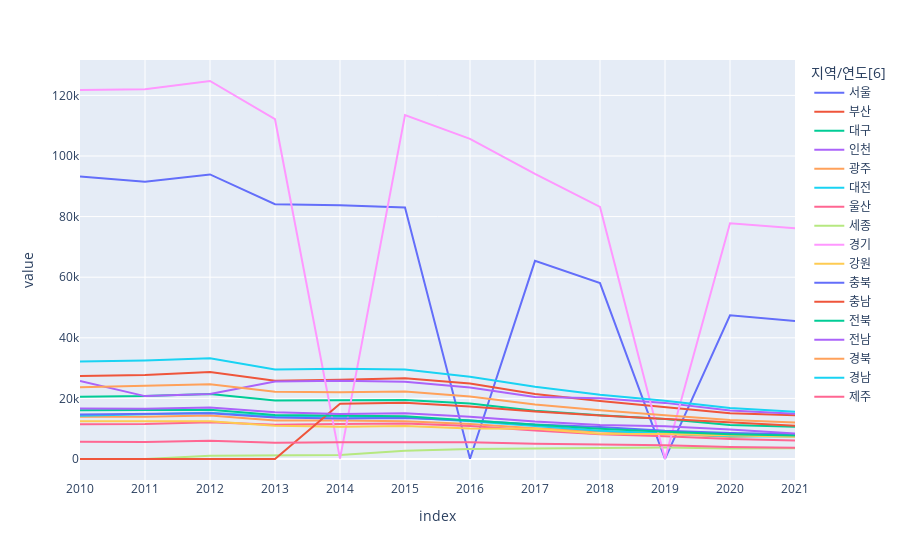

Notebook cell for this chart:
### Markdown cell above
## C. 시각화2: 시도별 출생아수 시각화 (line)

### Code cell
df.set_index('지역/연도[6]')\
.applymap(lambda x: 0 if x == '-' else float(x)).T\
.loc[:,'서울':'제주']\
.plot.line(backend='plotly')

### Figure 1 — Plotly figure (JSON) as saved in the notebook; plotly's stock layout.template omitted (floating-point values rounded to 4 significant figures)
{"data": [{"hovertemplate": "지역/연도[6]=서울<br>index=%{x}<br>value=%{y}<extra></extra>", "legendgroup": "서울", "line": {"color": "#636efa", "dash": "solid"}, "marker": {"symbol": "circle"}, "mode": "lines", "name": "서울", "orientation": "v", "showlegend": true, "type": "scatter", "x": ["2010", "2011", "2012", "2013", "2014", "2015", "2016", "2017", "2018", "2019", "2020", "2021"], "xaxis": "x", "y": [93266, 91526, 93914, 84066, 83711, 83005, 75.54, 65389, 58074, 53.67, 47400, 45531], "yaxis": "y"}, {"hovertemplate": "지역/연도[6]=부산<br>index=%{x}<br>value=%{y}<extra></extra>", "legendgroup": "부산", "line": {"color": "#EF553B", "dash": "solid"}, "marker": {"symbol": "circle"}, "mode": "lines", "name": "부산", "orientation": "v", "showlegend": true, "type": "scatter", "x": ["2010", "2011", "2012", "2013", "2014", "2015", "2016", "2017", "2018", "2019", "2020", "2021"], "xaxis": "x", "y": [27415, 27759, 28673, 25831, 26190, 26645, 24906, 21480, 19152, 17049, 15100, 14446], "yaxis": "y"}, {"hovertemplate": "지역/연도[6]=대구<br>index=%{x}<br>value=%{y}<extra></extra>", "legendgroup": "대구", "line": {"color": "#00cc96", "dash": "solid"}, "marker": {"symbol": "circle"}, "mode": "lines", "name": "대구", "orientation": "v", "showlegend": true, "type": "scatter", "x": ["2010", "2011", "2012", "2013", "2014", "2015", "2016", "2017", "2018", "2019", "2020", "2021"], "xaxis": "x", "y": [20557, 20758, 21472, 19340, 19361, 19438, 18298, 15946, 14400, 13233, 11200, 10661], "yaxis": "y"}, {"hovertemplate": "지역/연도[6]=인천<br>index=%{x}<br>value=%{y}<extra></extra>", "legendgroup": "인천", "line": {"color": "#ab63fa", "dash": "solid"}, "marker": {"symbol": "circle"}, "mode": "lines", "name": "인천", "orientation": "v", "showlegend": true, "type": "scatter", "x": ["2010", "2011", "2012", "2013", "2014", "2015", "2016", "2017", "2018", "2019", "2020", "2021"], "xaxis": "x", "y": [25752, 20758, 21472, 25560, 25786, 25491, 23609, 20445, 20087, 18522, 16000, 14947], "yaxis": "y"}, {"hovertemplate": "지역/연도[6]=광주<br>index=%{x}<br>value=%{y}<extra></extra>", "legendgroup": "광주", "line": {"color": "#FFA15A", "dash": "solid"}, "marker": {"symbol": "circle"}, "mode": "lines", "name": "광주", "orientation": "v", "showlegend": true, "type": "scatter", "x": ["2010", "2011", "2012", "2013", "2014", "2015", "2016", "2017", "2018", "2019", "2020", "2021"], "xaxis": "x", "y": [13979, 13916, 14392, 12729, 12729, 12441, 11580, 10120, 9105, 8364, 7300, 7956], "yaxis": "y"}, {"hovertemplate": "지역/연도[6]=대전<br>index=%{x}<br>value=%{y}<extra></extra>", "legendgroup": "대전", "line": {"color": "#19d3f3", "dash": "solid"}, "marker": {"symbol": "circle"}, "mode": "lines", "name": "대전", "orientation": "v", "showlegend": true, "type": "scatter", "x": ["2010", "2011", "2012", "2013", "2014", "2015", "2016", "2017", "2018", "2019", "2020", "2021"], "xaxis": "x", "y": [14314, 14808, 15279, 14099, 13962, 13774, 12436, 10851, 9337, 8410, 7500, 7414], "yaxis": "y"}, {"hovertemplate": "지역/연도[6]=울산<br>index=%{x}<br>value=%{y}<extra></extra>", "legendgroup": "울산", "line": {"color": "#FF6692", "dash": "solid"}, "marker": {"symbol": "circle"}, "mode": "lines", "name": "울산", "orientation": "v", "showlegend": true, "type": "scatter", "x": ["2010", "2011", "2012", "2013", "2014", "2015", "2016", "2017", "2018", "2019", "2020", "2021"], "xaxis": "x", "y": [11432, 11542, 12160, 11330, 11556, 11732, 10910, 9381, 8149, 7539, 6600, 6127], "yaxis": "y"}, {"hovertemplate": "지역/연도[6]=세종<br>index=%{x}<br>value=%{y}<extra></extra>", "legendgroup": "세종", "line": {"color": "#B6E880", "dash": "solid"}, "marker": {"symbol": "circle"}, "mode": "lines", "name": "세종", "orientation": "v", "showlegend": true, "type": "scatter", "x": ["2010", "2011", "2012", "2013", "2014", "2015", "2016", "2017", "2018", "2019", "2020", "2021"], "xaxis": "x", "y": [0, 0, 1054, 1111, 1344, 2708, 3297, 3504, 3703, 3819, 3500, 3570], "yaxis": "y"}, {"hovertemplate": "지역/연도[6]=경기<br>index=%{x}<br>value=%{y}<extra></extra>", "legendgroup": "경기", "line": {"color": "#FF97FF", "dash": "solid"}, "marker": {"symbol": "circle"}, "mode": "lines", "name": "경기", "orientation": "v", "showlegend": true, "type": "scatter", "x": ["2010", "2011", "2012", "2013", "2014", "2015", "2016", "2017", "2018", "2019", "2020", "2021"], "xaxis": "x", "y": [121753, 122027, 124746, 112129, 112.2, 113495, 105643, 94088, 83198, 83.2, 77800, 76139], "yaxis": "y"}, {"hovertemplate": "지역/연도[6]=강원<br>index=%{x}<br>value=%{y}<extra></extra>", "legendgroup": "강원", "line": {"color": "#FECB52", "dash": "solid"}, "marker": {"symbol": "circle"}, "mode": "lines", "name": "강원", "orientation": "v", "showlegend": true, "type": "scatter", "x": ["2010", "2011", "2012", "2013", "2014", "2015", "2016", "2017", "2018", "2019", "2020", "2021"], "xaxis": "x", "y": [12477, 12408, 12426, 10980, 10662, 10929, 10058, 9958, 8351, 8283, 7800, 7357], "yaxis": "y"}, {"hovertemplate": "지역/연도[6]=충북<br>index=%{x}<br>value=%{y}<extra></extra>", "legendgroup": "충북", "line": {"color": "#636efa", "dash": "solid"}, "marker": {"symbol": "circle"}, "mode": "lines", "name": "충북", "orientation": "v", "showlegend": true, "type": "scatter", "x": ["2010", "2011", "2012", "2013", "2014", "2015", "2016", "2017", "2018", "2019", "2020", "2021"], "xaxis": "x", "y": [14670, 14804, 15139, 13658, 13366, 13563, 12742, 11394, 10586, 9333, 8600, 8190], "yaxis": "y"}, {"hovertemplate": "지역/연도[6]=충남<br>index=%{x}<br>value=%{y}<extra></extra>", "legendgroup": "충남", "line": {"color": "#EF553B", "dash": "solid"}, "marker": {"symbol": "circle"}, "mode": "lines", "name": "충남", "orientation": "v", "showlegend": true, "type": "scatter", "x": ["2010", "2011", "2012", "2013", "2014", "2015", "2016", "2017", "2018", "2019", "2020", "2021"], "xaxis": "x", "y": [20.24, 20.4, 20.45, 18.63, 18200, 18604, 17302, 15670, 14380, 13228, 11900, 10984], "yaxis": "y"}, {"hovertemplate": "지역/연도[6]=전북<br>index=%{x}<br>value=%{y}<extra></extra>", "legendgroup": "전북", "line": {"color": "#00cc96", "dash": "solid"}, "marker": {"symbol": "circle"}, "mode": "lines", "name": "전북", "orientation": "v", "showlegend": true, "type": "scatter", "x": ["2010", "2011", "2012", "2013", "2014", "2015", "2016", "2017", "2018", "2019", "2020", "2021"], "xaxis": "x", "y": [16100, 16175, 16238, 14555, 14231, 14087, 12698, 11348, 10001, 8971, 8200, 7745], "yaxis": "y"}, {"hovertemplate": "지역/연도[6]=전남<br>index=%{x}<br>value=%{y}<extra></extra>", "legendgroup": "전남", "line": {"color": "#ab63fa", "dash": "solid"}, "marker": {"symbol": "circle"}, "mode": "lines", "name": "전남", "orientation": "v", "showlegend": true, "type": "scatter", "x": ["2010", "2011", "2012", "2013", "2014", "2015", "2016", "2017", "2018", "2019", "2020", "2021"], "xaxis": "x", "y": [16654, 16612, 16990, 15401, 14817, 15061, 13980, 12354, 11238, 10832, 9700, 8430], "yaxis": "y"}, {"hovertemplate": "지역/연도[6]=경북<br>index=%{x}<br>value=%{y}<extra></extra>", "legendgroup": "경북", "line": {"color": "#FFA15A", "dash": "solid"}, "marker": {"symbol": "circle"}, "mode": "lines", "name": "경북", "orientation": "v", "showlegend": true, "type": "scatter", "x": ["2010", "2011", "2012", "2013", "2014", "2015", "2016", "2017", "2018", "2019", "2020", "2021"], "xaxis": "x", "y": [23700, 24250, 24635, 22206, 22062, 22310, 20616, 17957, 16079, 14472, 12900, 12045], "yaxis": "y"}, {"hovertemplate": "지역/연도[6]=경남<br>index=%{x}<br>value=%{y}<extra></extra>", "legendgroup": "경남", "line": {"color": "#19d3f3", "dash": "solid"}, "marker": {"symbol": "circle"}, "mode": "lines", "name": "경남", "orientation": "v", "showlegend": true, "type": "scatter", "x": ["2010", "2011", "2012", "2013", "2014", "2015", "2016", "2017", "2018", "2019", "2020", "2021"], "xaxis": "x", "y": [32203, 32536, 33211, 29504, 29763, 29537, 27138, 23849, 21224, 19250, 16800, 15562], "yaxis": "y"}, {"hovertemplate": "지역/연도[6]=제주<br>index=%{x}<br>value=%{y}<extra></extra>", "legendgroup": "제주", "line": {"color": "#FF6692", "dash": "solid"}, "marker": {"symbol": "circle"}, "mode": "lines", "name": "제주", "orientation": "v", "showlegend": true, "type": "scatter", "x": ["2010", "2011", "2012", "2013", "2014", "2015", "2016", "2017", "2018", "2019", "2020", "2021"], "xaxis": "x", "y": [5657, 5628, 5992, 5328, 5526, 5600, 5494, 5037, 4781, 4500, 4000, 3728], "yaxis": "y"}], "layout": {"autosize": true, "legend": {"title": {"text": "지역/연도[6]"}, "tracegroupgap": 0}, "margin": {"t": 60}, "xaxis": {"anchor": "y", "autorange": true, "domain": [0, 1], "range": [0, 11], "title": {"text": "index"}, "type": "category"}, "yaxis": {"anchor": "x", "autorange": true, "domain": [0, 1], "range": [-6930.0, 131700.0], "title": {"text": "value"}, "type": "linear"}}}
